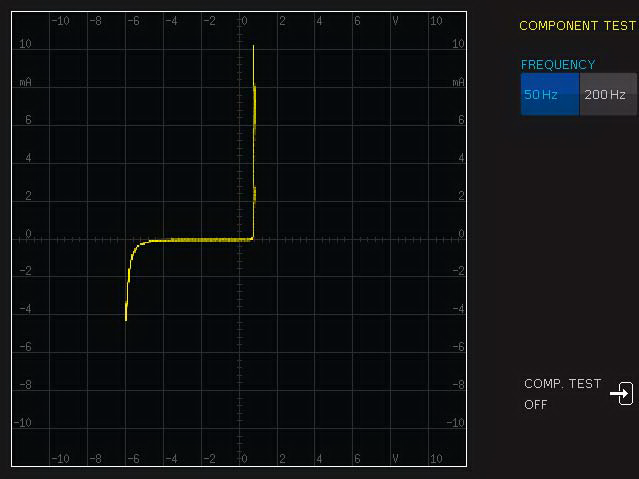
#> input picture RTC1000-ct-sample.png, 639 x 479 px
$ python RTC1000-ct-export.py RTC1000-ct-sample.png
#> lines starting #> are read from the running program, lines starting #| are printed output that depends on the picture; after the words box and inside, x2 and y2 are one past the last pixel; in counts of white or black regions, pixels touching at a corner belong together
"""
RTC1000-ct-export
Script to analyze & export vectorized component tester output curves from Rohde & Schwarz RTC1000 oscilloscopes

How to use:
$ python3 RTC1000-ct-export.py {screenshot-file}

Example:
$ python3 RTC1000-ct-export.py RTC1000-ct-sample.png
"""

import numpy as np
import cv2
from skimage.morphology import skeletonize, binary_dilation
from matplotlib import pyplot as plt
import csv
import datetime
import sys

from scipy.spatial.distance import pdist, squareform
from matplotlib.collections import LineCollection


# ------------ EXTRACT VOLTAGE-CURRENT VALUES FROM IMAGE ------------

# Read the arguments
input_file = sys.argv[1]
original_img = cv2.imread(input_file)
#> original_img is the input picture: shape (479, 639, 3); mean B, G, R 19.5, 17.5, 15.8

# Define the upper left corner, and the square area size
upper_left_corner = [12, 12]
square_size = 454

# Cropping the image
original_img = original_img[upper_left_corner[0]:upper_left_corner[0]+square_size, upper_left_corner[1]:upper_left_corner[1]+square_size]
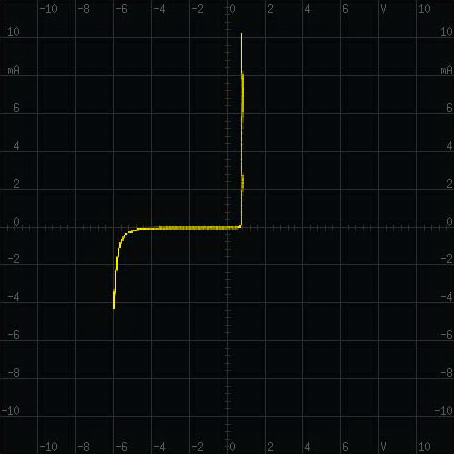
#> original_img: shape (454, 454, 3); mean B, G, R 13.1, 11.3, 8.5

# Convert the BGR image to HSV colour space
hsv = cv2.cvtColor(original_img, cv2.COLOR_BGR2HSV)
#> hsv: shape (454, 454, 3); mean H, S, V 101.5, 126.7, 13.8

# Set the lower and upper bounds for the green hue
lower = np.array([20, 90, 100])
upper = np.array([255, 255, 255])

# Create a mask for yellow colour using inRange function
mask = cv2.inRange(hsv, lower, upper)
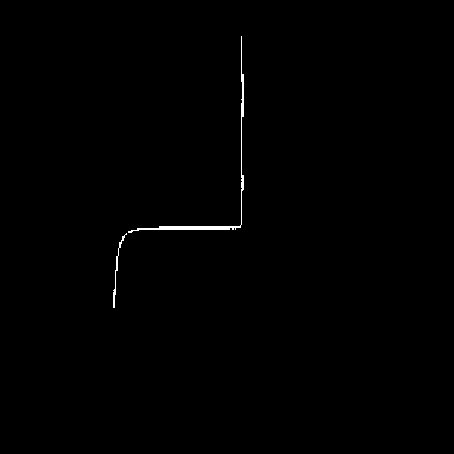
#> mask: shape (454, 454); 0.38% white; 2 white regions, box (x1, y1, x2, y2) and area: (128, 36, 244, 233) 657, (113, 233, 127, 308) 131

# Perform bitwise and on the original image arrays using the mask
res = cv2.bitwise_and(original_img, original_img, mask=mask)
gray = cv2.cvtColor(res, cv2.COLOR_BGR2GRAY)
th, dst = cv2.threshold(gray, 40, 255, cv2.THRESH_BINARY);
filtered_curve = dst

# Perform morphological operations to get the one-pixel thick curve
curve_skeleton = skeletonize(binary_dilation(filtered_curve))
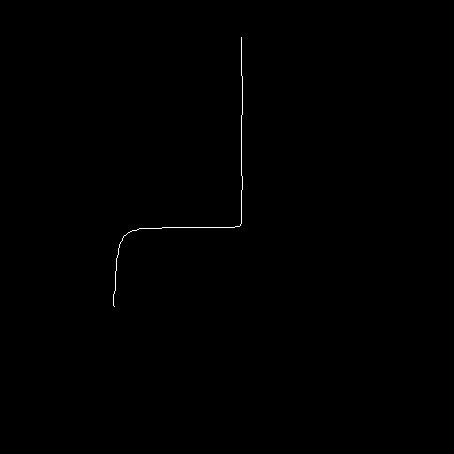
#> curve_skeleton: shape (454, 454) bool; 0.18% white in thin lines or dots, all inside (x1, y1, x2, y2) = (113, 37, 243, 307)


# ------------ CSV GENERATION ------------

# Datetime object for the distinct result file name
now = datetime.datetime.now()
dt_string = now.strftime("%Y%m%dT%H%M%S")

# Write the header to the CSV file
output_filename = 'RTC1000-ct-measured-values-' + dt_string + '.csv'
with open(output_filename, 'a') as f:
    writer = csv.writer(f)
    writer.writerow(['Voltage [V]', 'Current [mA]'])

# Transpose and flip the image to ensure the increasing order of values in the exported CSV file
flipped_curve = np.flip(np.transpose(curve_skeleton), 1)
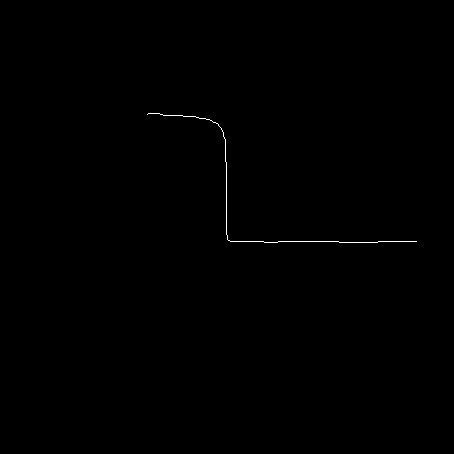
#> flipped_curve: shape (454, 454) bool; 0.18% white in thin lines or dots, all inside (x1, y1, x2, y2) = (147, 113, 417, 243)

# Collect the current-volage value pairs
list_of_current_voltage_pairs = []
for current_count, current_slice in enumerate(flipped_curve):
    for voltage_count, voltage_slice in enumerate(current_slice):
        if voltage_slice == True:
            current_value = (current_count - square_size / 2) * (24 / square_size)
            voltage_value = (voltage_count - square_size / 2) * (24 / square_size)
            list_of_current_voltage_pairs.append([current_value, voltage_value])
            with open(output_filename, 'a') as f:
                writer = csv.writer(f)
                writer.writerow([current_value, voltage_value])
#> after the loop, list_of_current_voltage_pairs = 376 pairs, first value -6.03 to 0.793, second value -4.23 to 9.99


# ------------ PLOT CURVE ------------

# Connect the nearest neighbors of the points with a line
N = len(list_of_current_voltage_pairs)
#> N = 376
X = np.array(list_of_current_voltage_pairs)
#> X has the same summary as list_of_current_voltage_pairs
k = 3

# Matrix of pairwise Euclidean distances
distmat = squareform(pdist(X, 'euclidean'))
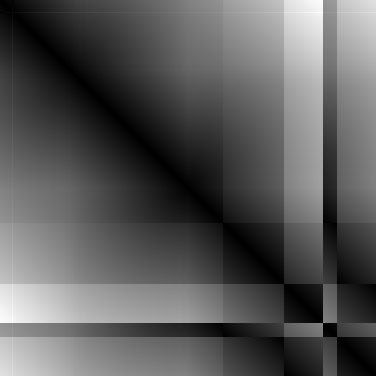
#> distmat: shape (376, 376) float64; min 0, max 15.73, mean 5.5; drawn with min black and max white

# Select the kNN for each datapoint
neighbors = np.sort(np.argsort(distmat, axis=1)[:, 0:k])
#> neighbors = 376 rows, first 8: [0, 1, 12], [0, 1, 2], [1, 2, 3], [2, 3, 4], [3, 4, 5], [4, 5, 6], [5, 6, 7], [6, 7, 8]

# Get edge coordinates
coordinates = np.zeros((N, k, 2, 2))
for i in np.arange(N):
    for j in np.arange(k):
        coordinates[i, j, :, 0] = np.array([X[i,:][0], X[neighbors[i, j], :][0]])
        coordinates[i, j, :, 1] = np.array([X[i,:][1], X[neighbors[i, j], :][1]])

# Create line artists
lines = LineCollection(coordinates.reshape((N*k, 2, 2)), color='black')

# Save plot
fig, ax = plt.subplots(1,1,figsize = (8, 8))
plt.grid()
ax.scatter(X[:,0], X[:,1], c='black', s=0)
ax.add_artist(lines)
plt.xlim([-12, 12])
plt.xlabel("Voltage [V]")
plt.xticks(np.arange(-12, 12, 2))
plt.ylim([-12, 12])
plt.ylabel("Current [mA]")
plt.yticks(np.arange(-12, 12, 2))
plt.savefig('RTC1000-ct-measured-values-' + dt_string + '.png')
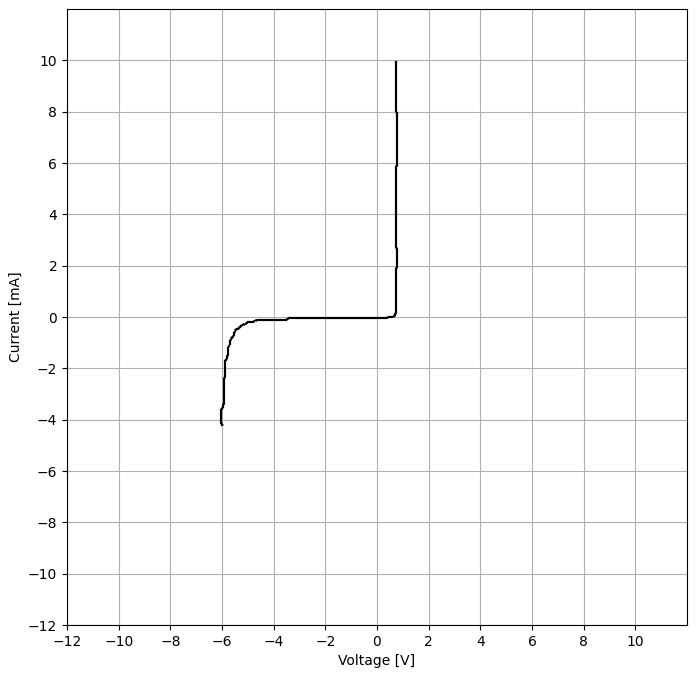
#> figure drawn by matplotlib, 1 panel
